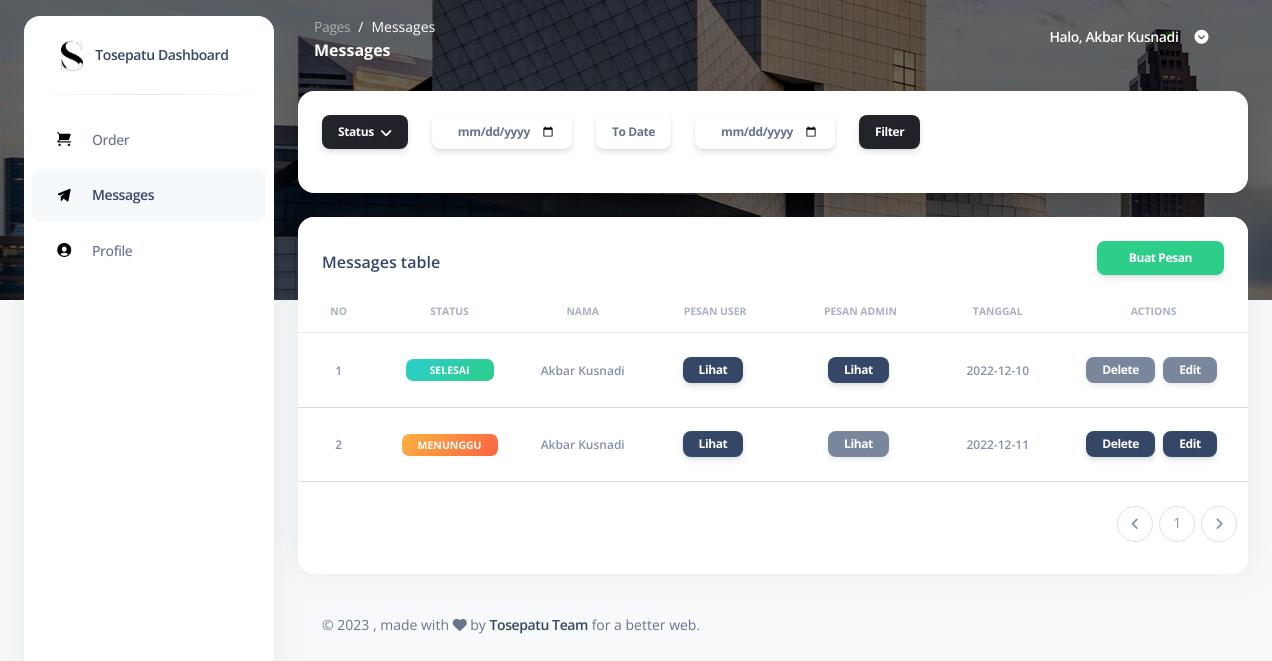
Page /pages/messages-users.php (signed in) on the committed database.
### tables this page shows
CREATE TABLE `tb_user` (
  `id` int(2) NOT NULL,
  `nama` varchar(50) NOT NULL,
  `username` varchar(50) NOT NULL,
  `password` varchar(50) NOT NULL,
  `role` int(2) NOT NULL
);

CREATE TABLE `tb_pesan` (
  `id` int(2) NOT NULL,
  `id_user` int(2) NOT NULL,
  `status` enum('menunggu','selesai') NOT NULL,
  `pesan_user` varchar(500) NOT NULL,
  `pesan_admin` varchar(500) NOT NULL,
  `tanggal` date NOT NULL
);

### pages/messages-users.php (the view, shortened to what this page needs)
<?php
include "../connection/koneksi.php";
if (isset($_SESSION["ses_username"]) == "") {
  header("location: ../login.php");
} elseif ($_SESSION["ses_role"] == '1') {
  header("location: logout.php");
} else {
  $data_id = $_SESSION["ses_id"];
}
?>
<!DOCTYPE html>
<html lang="en">
<head>
  <link href="../assets/css/nucleo-icons.css" rel="stylesheet" />
  <link href="../assets/css/nucleo-svg.css" rel="stylesheet" />
  <link href="../assets/css/nucleo-svg.css" rel="stylesheet" />
  <link id="pagestyle" href="../assets/css/argon-dashboard.css" rel="stylesheet" />
</head>
<body class="g-sidenav-show bg-gray-100">
  <div class="min-height-300 position-absolute w-100"></div>
  <aside class="sidenav bg-white navbar navbar-vertical navbar-expand-xs border-0 border-radius-xl my-3 fixed-start ms-4" id="sidenav-main">
    <div class="sidenav-header">
      <a class="navbar-brand m-0" href="dashboard.php">
        <img src="../assets/images/icon.png" class="navbar-brand-img h-100" alt="main_logo" />
        <span class="ms-1 font-weight-bold">Tosepatu Dashboard</span>
      </a>
    </div>
    <hr class="horizontal dark mt-0" />
    <div class="collapse navbar-collapse w-auto" id="sidenav-collapse-main">
      <ul class="navbar-nav">
        <li class='nav-item'>
          <a class='nav-link' href='orders.php'>
            <div class='icon icon-shape icon-sm border-radius-md text-center me-2 d-flex align-items-center justify-content-center'>
              <i class='ni ni-cart text-warning text-sm opacity-10'></i>
            </div>
            <span class='nav-link-text ms-1'>Order</span>
          </a>
        </li>
        <li class='nav-item'>
          <a class='nav-link active' href='messages-users.php'>
            <div class='icon icon-shape icon-sm border-radius-md text-center me-2 d-flex align-items-center justify-content-center'>
              <i class='ni ni-send text-warning text-sm opacity-10'></i>
            </div>
            <span class='nav-link-text ms-1'>Messages</span>
          </a>
        </li>
        <li class='nav-item'>
          <a class='nav-link' href='profile.php'>
            <div class='icon icon-shape icon-sm border-radius-md text-center me-2 d-flex align-items-center justify-content-center'>
              <i class='ni ni-circle-08 text-warning text-sm opacity-10'></i>
            </div>
            <span class='nav-link-text ms-1'>Profile</span>
          </a>
        </li>
      </ul>
    </div>
  </aside>
  <main class="main-content position-relative border-radius-lg">
    <nav class="navbar navbar-main navbar-expand-lg px-0 mx-4 shadow-none border-radius-xl" id="navbarBlur" data-scroll="false">
      <div class="container-fluid py-1 px-3">
        <nav aria-label="breadcrumb">
          <ol class="breadcrumb bg-transparent mb-0 pb-0 pt-1 px-0 me-sm-6 me-5">
            <li class="breadcrumb-item text-sm">
              <a class="opacity-5 text-white" href="javascript:;">Pages</a>
            </li>
            <li class="breadcrumb-item text-sm text-white active" aria-current="page">
              Messages
            </li>
          </ol>
          <h6 class="font-weight-bolder text-white mb-0">Messages</h6>
        </nav>
        <div class="collapse navbar-collapse mt-sm-0 mt-2 me-md-0 me-sm-4" id="navbar">
          <ul class="ms-md-auto pe-md-3 d-flex align-items-center navbar-nav justify-content-end">
            <?php
            $tampilprofil = ("SELECT * FROM tb_user WHERE id = '$data_id'");
            $result   = mysqli_query($koneksi, $tampilprofil);
            while ($row = mysqli_fetch_array($result)) {
              $profilName   = $row['nama'];
            ?>
              <li class="nav-item px-3 d-flex align-items-center">
                <a href="javascript:;" class="nav-link text-white font-weight-bold px-0">
                  <span class="d-sm-inline d-none">Halo, <?php echo $profilName ?></span>
                </a>
              </li>
            <?php
            }
            ?>
            <li class="nav-item dropdown pe-2 d-flex align-items-center">
              <a href="#" class="nav-link text-white p-0" id="dropdownMenuButton" data-bs-toggle="dropdown" aria-expanded="false">
                <i class="fa fa-chevron-circle-down cursor-pointer"></i>
              </a>
            </li>
          </ul>
        </div>
      </div>
    </nav>
    <div class="card shadow-lg mx-4 mt-3">
      <div class="card-body">
        <div class="row gx-4">
          <div class="dropdown col-auto">
            <form class="" action="" method="post">
              <button class="btn btn-sm bg-gradient-dark dropdown-toggle mb-1 px-3" id="dropdownMenuButton" data-bs-toggle="dropdown" aria-expanded="false">
                Status
              </button>
            </form>
          </div>
          <form class="row gx-4" action="" method="post">
            <div class="dropdown col-auto">
              <div class="form-group">
                <input class="form-control btn btn-sm bg-gradient-white mb-1 px-3" value="<?php if (isset($_POST['from_date'])) {
                                                                                            echo $_POST['from_date'];
                                                                                          }  ?>" type="date" name="from_date" />
              </div>
            </div>
            <div class="dropdown col-auto">
              <button class="btn btn-sm bg-gradient-white mb-1 px-3" id="dropdownMenuButton" data-bs-toggle="dropdown" aria-expanded="false">
                To Date
              </button>
            </div>
            <div class="dropdown col-auto">
              <div class="form-group">
                <input class="form-control btn btn-sm bg-gradient-white mb-1 px-3" value="<?php if (isset($_POST['to_date'])) {
                                                                                            echo $_POST['to_date'];
                                                                                          }  ?>" type="date" name="to_date" />
              </div>
            </div>
            <div class="dropdown col-auto">
              <button class="btn btn-sm bg-gradient-dark mb-1 px-3" type="submit" aria-expanded="false">
                Filter
              </button>
            </div>
          </form>
        </div>
      </div>
    </div>
    <div class="container-fluid py-4">
      <div class="row">
        <div class="col-12">
          <div class="card mb-4">
            <div class="card-header pb-0">
              <div class="d-flex align-items-center">
                <h6>Messages table</h6>
                <button class="btn btn-success btn-sm ms-auto" data-bs-toggle="modal" data-bs-target="#modal-tambah-pesan">Buat Pesan</button>
              </div>
            </div>
            <div class="card-body px-0 pt-0 pb-2">
              <div class="table-responsive p-0">
                <table class="table align-items-center mb-0">
                  <thead>
                    <tr>
                      <th class="text-center text-uppercase text-secondary text-xxs font-weight-bolder opacity-7">
                        No
                      </th>
                      <th class="text-center text-uppercase text-secondary text-xxs font-weight-bolder opacity-7">
                        Status
                      </th>
                      <th class="text-center text-uppercase text-secondary text-xxs font-weight-bolder opacity-7">
                        Nama
                      </th>
                      <th class="text-center text-uppercase text-secondary text-xxs font-weight-bolder opacity-7">
                        Pesan User
                      </th>
                      <th class="text-center text-uppercase text-secondary text-xxs font-weight-bolder opacity-7">
                        Pesan Admin
                      </th>
                      <th class="text-center text-uppercase text-secondary text-xxs font-weight-bolder opacity-7">
                        Tanggal
                      </th>
                      <th class="text-center text-uppercase text-secondary text-xxs font-weight-bolder opacity-7">
                        Actions
                      </th>
                    </tr>
                  </thead>
                  <tbody>
                    <?php
                    $batas = 20;
                    $halaman = @$_GET['halaman'];
                    if (empty($halaman)) {
                      $posisi = 0;
                      $halaman = 1;
                    } else {
                      $posisi = ($halaman - 1) * $batas;
                    }
                    if (isset($_POST['from_date']) && isset($_POST['to_date'])) {
                      $from_date = $_POST['from_date'];
                      $to_date = $_POST['to_date'];
                      $filter_dek = ("SELECT tb_user.nama, tb_pesan.id, tb_pesan.status, tb_pesan.pesan_user, tb_pesan.pesan_admin, tb_pesan.tanggal FROM tb_pesan INNER JOIN tb_user ON tb_user.id=tb_pesan.id_user WHERE tb_pesan.id_user = '$data_id' and tb_pesan.tanggal BETWEEN '$from_date' AND '$to_date' LIMIT $posisi, $batas");
                      $result   = mysqli_query($koneksi, $filter_dek);
                    } else {
                      $query  = ("SELECT tb_user.nama, tb_pesan.id, tb_pesan.status, tb_pesan.pesan_user, tb_pesan.pesan_admin, tb_pesan.tanggal FROM tb_pesan INNER JOIN tb_user ON tb_user.id=tb_pesan.id_user WHERE tb_pesan.id_user = '$data_id' LIMIT $posisi, $batas");
                      $result = mysqli_query($koneksi, $query);
                    }
                    $no     = 1;
                    while ($row = mysqli_fetch_array($result)) {
                      $MessageId = $row['id'];
                      $MessageNama = $row['nama'];
                      $MessageStatus = $row['status'];
                      $MessageTanggal = $row['tanggal'];
                    ?>
                      <tr>
                        <td class="align-middle text-center">
                          <span class="text-secondary text-xs font-weight-bold"><?php echo $no++; ?></span>
                        </td>
                        <td class="align-middle text-center text-sm">
                          <?php
                          if ($MessageStatus == "menunggu") {
                            echo "
                          <span class='badge badge-sm bg-gradient-warning px-3'>Menunggu</span>
                          ";
                          } elseif ($MessageStatus == "selesai") {
                            echo "
                          <span class='badge badge-sm bg-gradient-success px-4'>Selesai</span>
                            ";
                          }
                          ?>
                        </td>
                        <td class="align-middle text-center">
                          <span class="text-secondary text-xs font-weight-bold"><?php echo $MessageNama; ?></span>
                        </td>
                        <td class="align-middle text-center">
                          <button class="btn btn-dark btn-sm px-3 py-1 me-1 mt-3" data-bs-toggle="modal" data-bs-target="#modal-pesan-user<?php echo $row['id']; ?>">Lihat</button>
                        </td>
                        <td class="align-middle text-center">
                          <?php
                          if ($MessageStatus == "menunggu") {
                            echo "
                          <button disabled class='btn btn-dark btn-sm px-3 py-1 me-1 mt-3' data-bs-toggle='modal' data-bs-target='#modal-pesan-admin$MessageId'>Lihat</button>
                          ";
                          } else {
                            echo "
                            <button class='btn btn-dark btn-sm px-3 py-1 me-1 mt-3' data-bs-toggle='modal' data-bs-target='#modal-pesan-admin$MessageId'>Lihat</button>
                            ";
                          }
                          ?>
                        </td>
                        <td class="align-middle text-center">
                          <span class="text-secondary text-xs font-weight-bold"> <?php echo $MessageTanggal; ?></span>
                        </td>
                        <td class="align-middle text-center">
                          <?php
                          if ($MessageStatus == "selesai") {
                            echo "
                              <button disabled class='btn btn-dark btn-sm px-3 py-1 me-1 mt-3' data-bs-toggle='modal' data-bs-target='#modal-delete-pesan$MessageId'>Delete</button>
                              <button disabled class='btn btn-dark btn-sm px-3 py-1 me-1 mt-3' data-bs-toggle='modal' data-bs-target='#modal-edit$MessageId'>Edit</button>
                              ";
                          } else {
                            echo "
                            <button class='btn btn-dark btn-sm px-3 py-1 me-1 mt-3' data-bs-toggle='modal' data-bs-target='#modal-delete-pesan$MessageId'>Delete</button>
                            <button class='btn btn-dark btn-sm px-3 py-1 me-1 mt-3' data-bs-toggle='modal' data-bs-target='#modal-edit$MessageId'>Edit</button>
                            ";
                          }
                          ?>
                        </td>
                      </tr>
                    <?php
                    }
                    ?>
                  </tbody>
                </table>
              </div>
              <?php
              $ngab = mysqli_query($koneksi, "SELECT tb_user.nama, tb_pesan.id, tb_pesan.status, tb_pesan.pesan_user, tb_pesan.pesan_admin, tb_pesan.tanggal FROM tb_pesan INNER JOIN tb_user ON tb_user.id=tb_pesan.id_user WHERE tb_pesan.id_user = '$data_id'");
              $hitung = $ngab->fetch_all(MYSQLI_ASSOC);
              $jmldata = $hitung[0]['id'];
              $jmlhalaman = ceil($jmldata / $batas);
              $Previous = $halaman - 1;
              $Next = $halaman + 1;
              ?>
              <div class="my-4 ms-2 me-2">
                <nav aria-label="Page navigation example">
                  <ul class="pagination justify-content-end">
                    <li class="page-item">
                      <a class="page-link" href="orders.php?halaman=<?= $Previous; ?>" aria-label="Previous">
                        <i class="fa fa-angle-left"></i>
                      </a>
                    </li>
                    <?php
                    for ($i = 1; $i <= $jmlhalaman; $i++)
                      if ($i != $halaman) {
                        echo "
                       <li class='page-item'><a href=\"orders.php?halaman=$i \" class='page-link'>$i</a></li>
                       ";
                      } else {
                        echo "
                           <li class='page-item'><a class='page-link'>$i</a></li>
                           ";
                      }
                    ?>
                    <li class="page-item">
                      <a class="page-link" href="orders.php?halaman=<?= $Next; ?>" aria-label="Next">
                        <i class="fa fa-angle-right"></i>
                      </a>
                    </li>
                  </ul>
                </nav>
              </div>
            </div>
          </div>
        </div>
      </div>
      <footer class="footer pt-3">
        <div class="container-fluid">
          <div class="row align-items-center justify-content-lg-between">
            <div class="col-lg-6 mb-lg-0 mb-4">
              <div class="copyright text-center text-sm text-muted text-lg-start">
                ©
                , made with <i class="fa fa-heart"></i> by
                <a href="#" class="font-weight-bold">Tosepatu Team</a>
                for a better web.
              </div>
            </div>
          </div>
        </div>
      </footer>
    </div>
  </main>
</body>
</html>

### assets/css/nucleo-svg.css (style rules this page uses)
.icon { display: inline-block; color: #111111; height: 1em; width: 1em; }
.icon-sm { height: 0.8em; width: 0.8em; }
.icon { fill: currentColor; stroke: none; }

### rows in the picture
tb_user: nama "Akbar Kusnadi"
tb_pesan: status "SELESAI", id_user.nama "Akbar Kusnadi", tanggal "2022-12-10"
tb_pesan: status "MENUNGGU", id_user.nama "Akbar Kusnadi", tanggal "2022-12-11"
